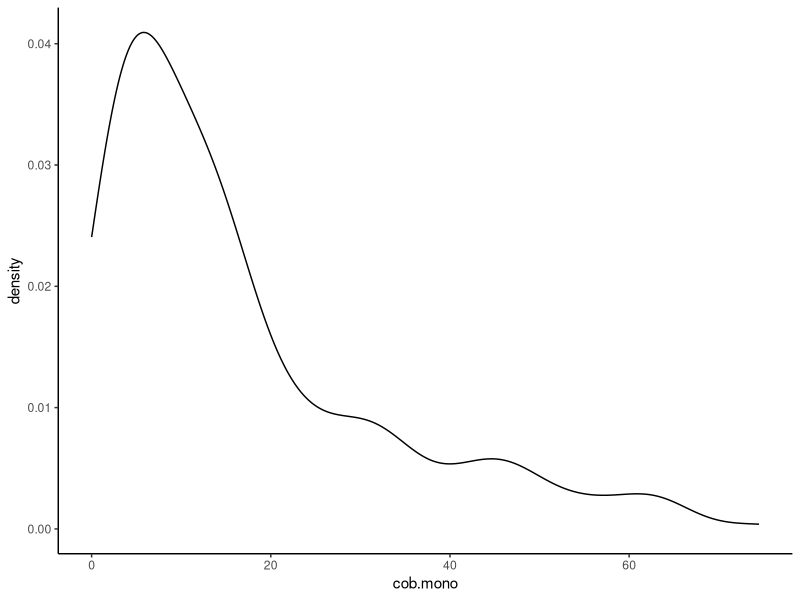

The R source for this figure:
## ---- chunk 1
#| echo: FALSE 
#| warning: FALSE


library(ggplot2)

library(readxl)
datos <- read_excel("mis.datos.xlsx")
ggplot(data = datos) + aes(x = cob.mono) + geom_density() + theme_classic()
## ---- chunk 2
#| echo: false
2*100
